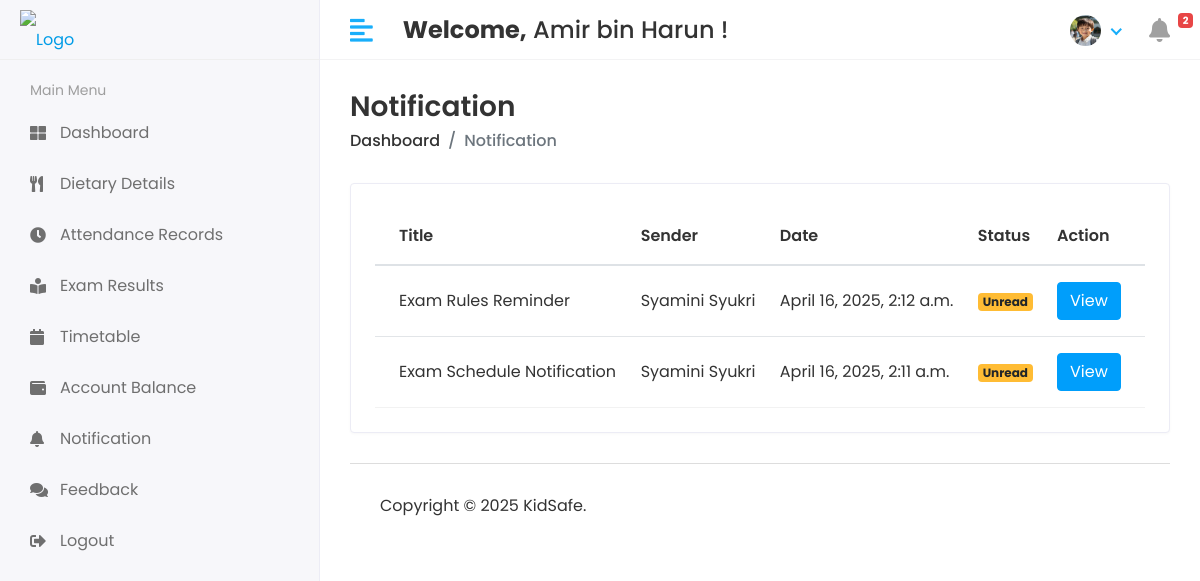
/student/notifications/ (signed in), run on an earlier commit of the app's database.
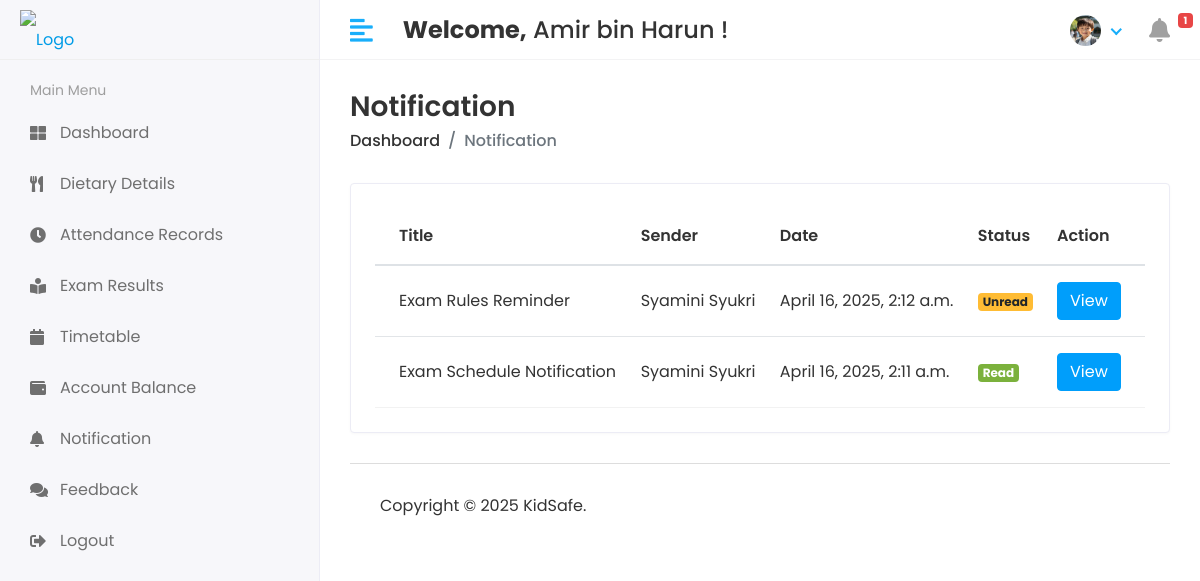
And on a later commit of the database.
### kidsafe_app/models.py (models this page shows, shortened)
class StudentNotification(models.Model):
    student = models.ForeignKey(Student, on_delete=models.CASCADE, blank=True, null=True)  # Direct link to student
    title = models.CharField(max_length=255)
    description = models.TextField()
    file = models.FileField(upload_to='media/notifications/student/', blank=True, null=True)
    sender = models.ForeignKey(CustomUser, on_delete=models.CASCADE)
    created_at = models.DateTimeField(auto_now_add=True)
    read = models.BooleanField(default=False)  # Simple boolean like teacher version

class CustomUser(AbstractUser):
    USER = (
        (1, 'Administrator'),
        (2, 'Teacher'),
        (3, 'Student'),
        (4, 'Canteen'),
    )
    user_type = models.CharField(choices=USER, max_length=50, default=1)
    profile_pic = models.ImageField(upload_to='media/profile_pic')

### kidsafe_project/student_views.py (the view)
# urls.py: path('student/notifications/', student_views.view_student_notifications, name='view_student_notifications'),
@login_required(login_url='/')
def view_student_notifications(request):
    notifications = StudentNotification.objects.filter(
        student__admin=request.user
    ).order_by('-created_at')
    return render(request, 'student/view_student_notifications.html', {
        'notifications': notifications,
        'unread_count': notifications.filter(read=False).count()
    })

### kidsafe_app/context_processors.py (called while the page is built)
def notification_count(request):
    if not request.user.is_authenticated:
        return {'unread_count': 0}
    unread_count = 0
    if request.user.user_type == '2':  # Teacher
        unread_count = TeacherNotification.objects.filter(
            teacher__admin=request.user,
            read=False
        ).count()
    elif request.user.user_type == '3':  # Student
        unread_count = StudentNotification.objects.filter(
            student__admin=request.user,
            read=False
        ).count()
    elif request.user.user_type == '4':  # Canteen
        unread_count = CanteenNotification.objects.filter(
            canteen__admin=request.user,
            read=False
        ).count()
    return {'unread_count': unread_count}

### templates/student/view_student_notifications.html (shortened to what this page needs)
{% extends 'base.html' %}
{% block content %}
<div class="page-header">
    <div class="row align-items-center">
        <div class="col">
            <h3 class="page-title">Notification</h3>
            <ul class="breadcrumb">
                <li class="breadcrumb-item"><a href="{% url 'student_home' %}">Dashboard</a></li>
                <li class="breadcrumb-item active">Notification</li>
            </ul>
        </div>
    </div>
</div>
<div class="row">
    <div class="col-sm-12">
        <div class="card card-table">
            <div class="card-body">
                <div class="table-responsive">
                    <table class="table table-hover table-center mb-0">
                        <thead>
                            <tr>
                                <th>Title</th>
                                <th>Sender</th>
                                <th>Date</th>
                                <th>Status</th>
                                <th>Action</th>
                            </tr>
                        </thead>
                        <tbody>
                            {% for notification in notifications %}
                            <tr>
                                <td>{{ notification.title }}</td>
                                <td>{{ notification.sender.first_name }} {{ notification.sender.last_name }}</td>
                                <td>{{ notification.created_at }}</td>
                                <td>
                                    {% if notification.read %}
                                    <span class="badge badge-success">Read</span>
                                    {% else %}
                                    <span class="badge badge-warning">Unread</span>
                                    {% endif %}
                                </td>
                                <td>
                                    <button class="btn btn-info" data-toggle="modal"
                                        data-target="#notificationModal{{ notification.id }}">View</button>
                                </td>
                            </tr>
                            {% empty %}
                            <tr>
                                <td colspan="5">No notifications found.</td>
                            </tr>
                            {% endfor %}
                        </tbody>
                    </table>
                </div>
            </div>
        </div>
    </div>
</div>
{% endblock %}

### templates/includes/header.html (shortened to what this page needs)
{% load static %}
<div class="header">
    <div class="header-left">
        {% if user.user_type == '1' %}
        <a href="{% url 'admin_home' %}" class="logo">
            <img src="{% static 'assets/img/logo4.png' %}" alt="Logo">
        </a>
        <a href="{% url 'admin_home' %}" class="logo logo-small">
            <img src="{% static 'assets/img/logo3.png' %}" alt="Logo" width="30" height="30">
        </a>
        {% elif user.user_type == '3' %}
        <a href="{% url 'student_home' %}" class="logo">
            <img src="{% static 'assets/img/logo4.png' %}" alt="Logo">
        </a>
        {% endif %}
    </div>
    <a href="javascript:void(0);" id="toggle_btn">
        <i class="fas fa-align-left"></i>
    </a>
    <div class="top-nav-search mt-3">
        <h4><strong>Welcome,</strong>&nbsp;<span>{{user.first_name}} {{user.last_name}}</span>&nbsp;!</h4>
    </div>
    <ul class="nav user-menu">
        <li class="nav-item dropdown has-arrow">
            <a href="#" class="dropdown-toggle nav-link" data-toggle="dropdown">
                {% if user.profile_pic == "" %}
                <span class="user-img"><img class="rounded-circle" src="{% static 'assets/img/noimg.png' %}" width="31"
                        height="31" alt=""></span>
                {% else %}
                <span class="user-img"><img class="rounded-circle" src="/{{user.profile_pic}}" width="31" height="31"
                        alt=""></span>
                {% endif %}
            </a>
        </li>
        <li class="nav-item">
            {% if user.user_type == '2' %}
            <a href="{% url 'view_teacher_notifications' %}" class="nav-link">
                <i class="fas fa-bell"></i>
                {% if unread_count > 0 %}
                <span class="badge badge-danger">{{ unread_count }}</span>
                {% endif %}
            </a>
            {% elif user.user_type == '3' %}
            <a href="{% url 'view_student_notifications' %}" class="nav-link">
                <i class="fas fa-bell"></i>
                {% if unread_count > 0 %}
                <span class="badge badge-danger">{{ unread_count }}</span>
                {% endif %}
            </a>
            {% endif %}
        </li>
    </ul>
</div>

What changed in the data, as far as the page shows it:
changed StudentNotification "Exam Schedule Notification": read "Unread" → "Read"
Also different on the page:
{{ unread_count }}: "2" → "1"
